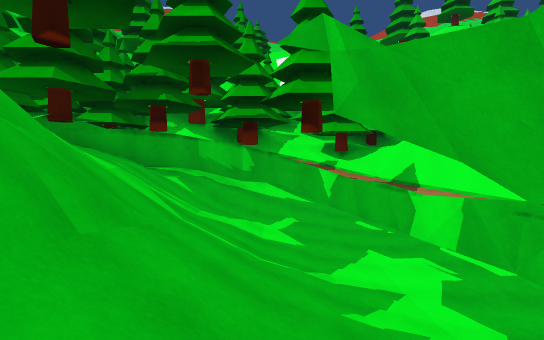
View 1 (above)

24 first-person views from a walk through a Unity game level. The camera is 1.4 m above the floor, tilts 2° down and sees 85° across. The floor is counted in squares, 2 m on a side. Each view is taken from the middle of a square. On the plan, view 1 faces up. The plan holds only what a view shows up to about 10 squares ahead; the rest is blank. The place goes on beyond the plan. The player character is not drawn. Some surface patterns are stand-ins.

View 2
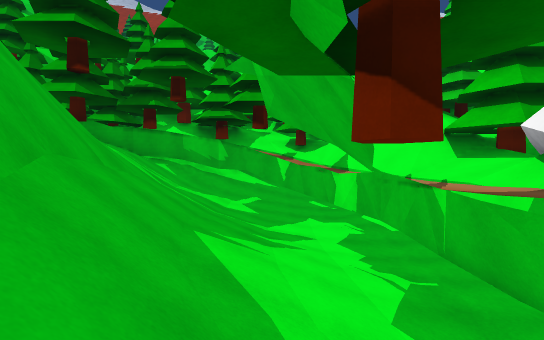

View 3
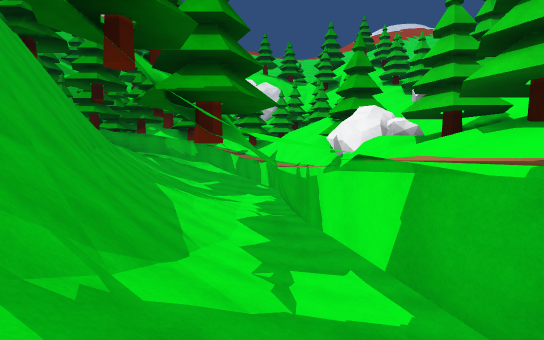

View 4
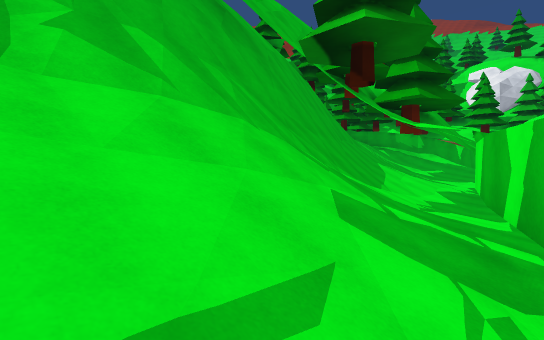

View 5
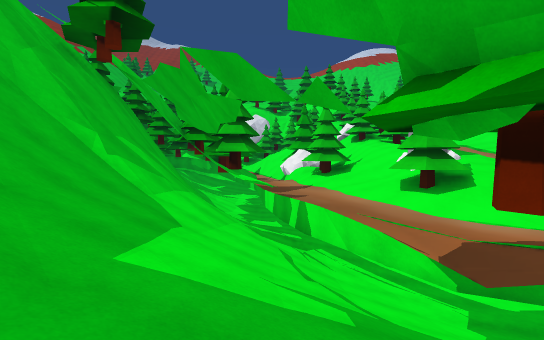

View 6
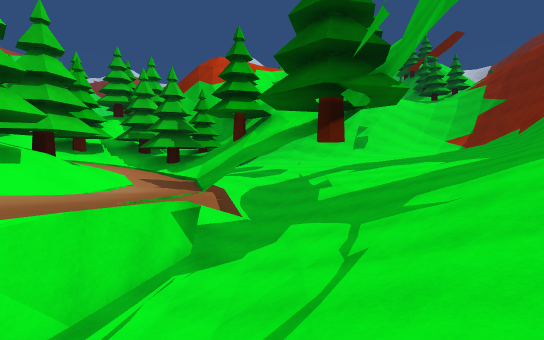

View 7
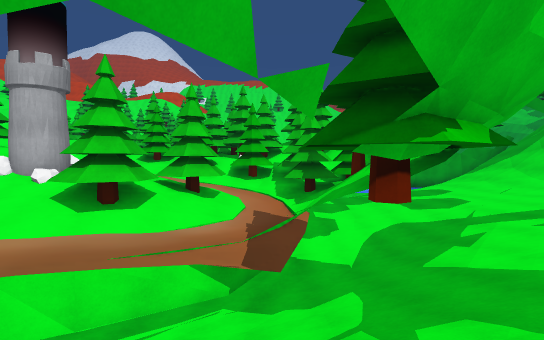

View 8
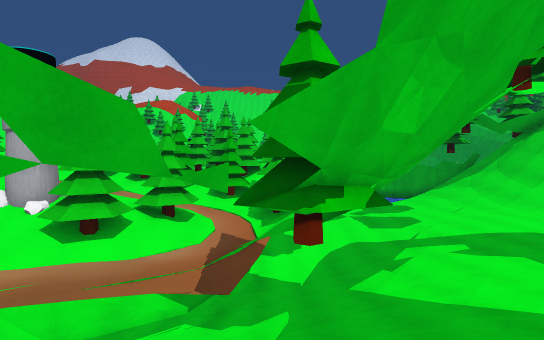

View 9
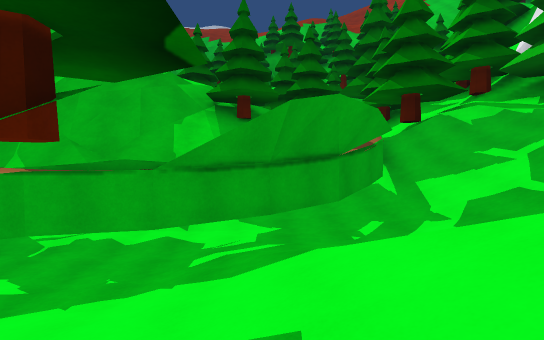

View 10
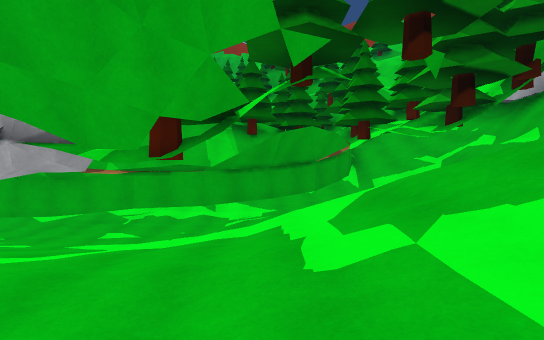

View 11
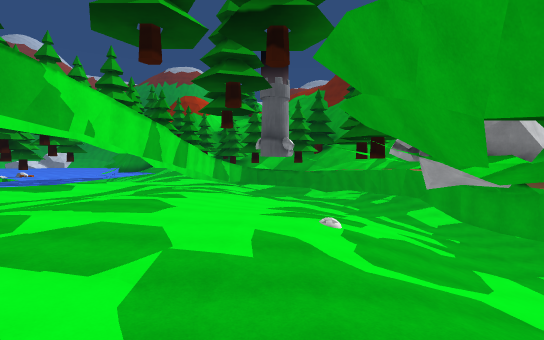

View 12
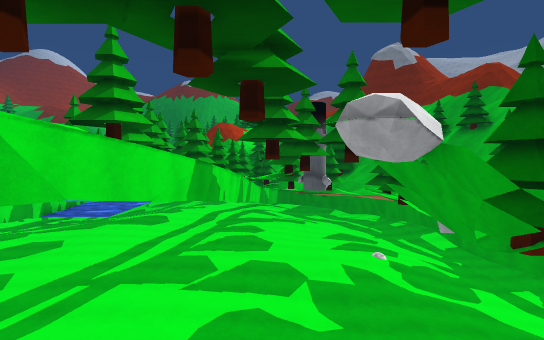

View 13
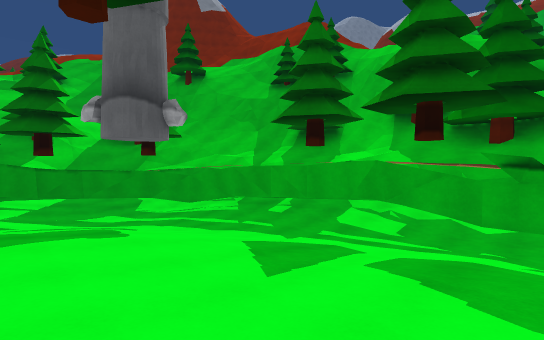

View 14
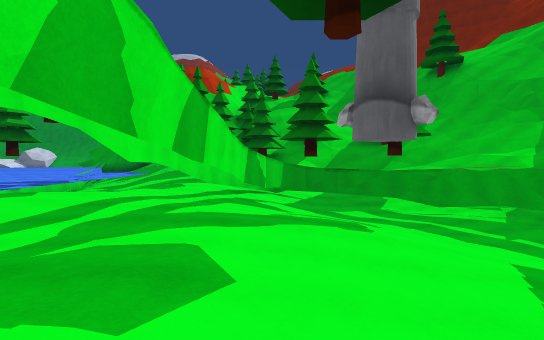

View 15
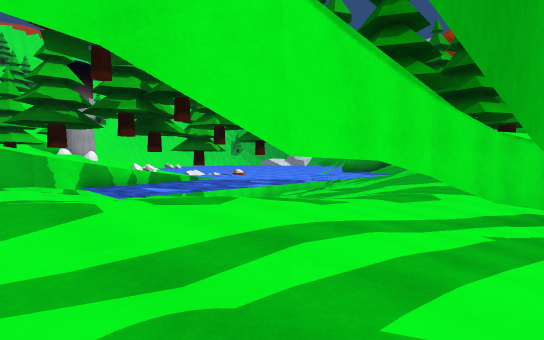

View 16
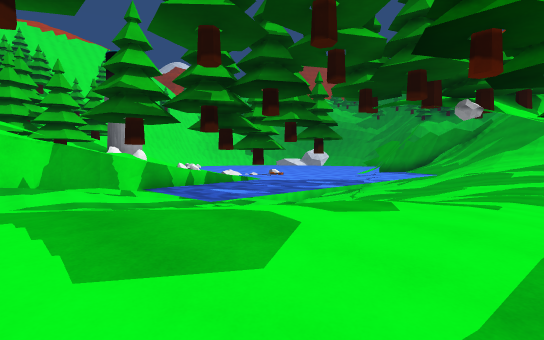

View 17
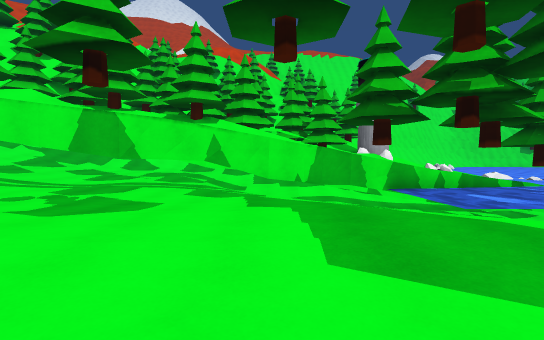

View 18
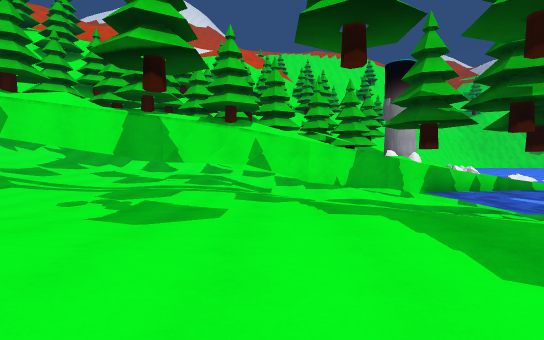

View 19
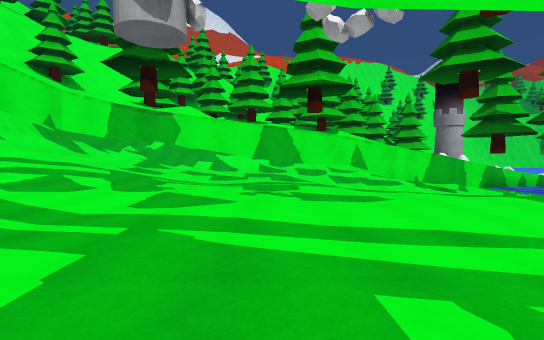

View 20
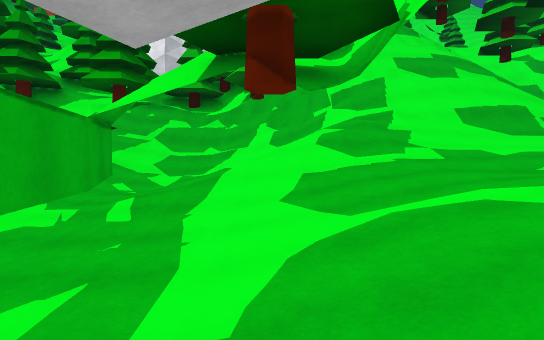

View 21
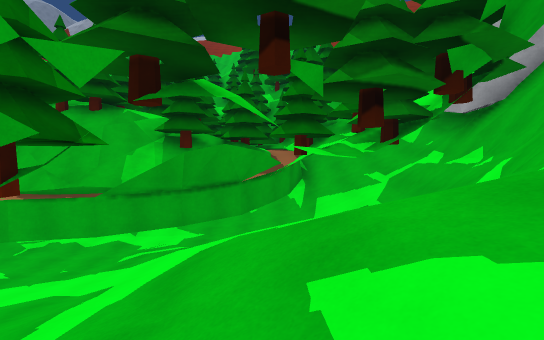

View 22
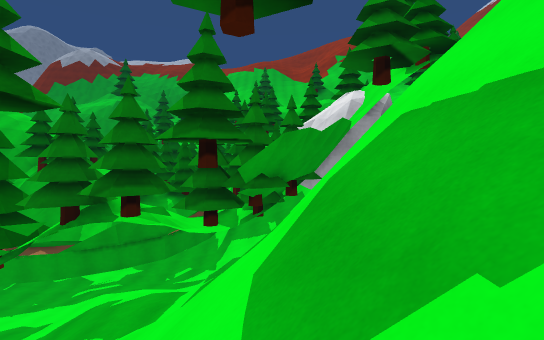

View 23
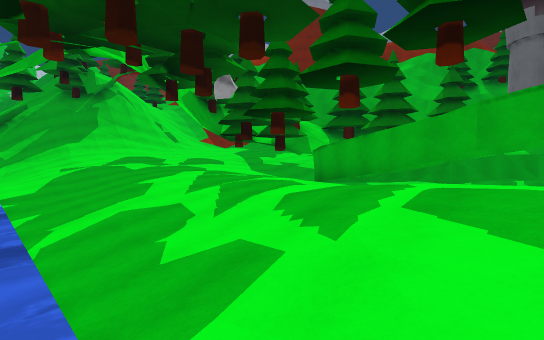

View 24
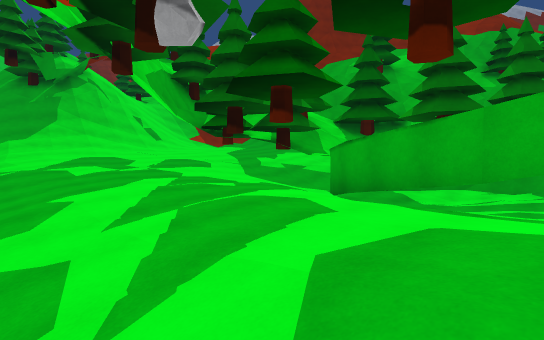

### Floor plan
Key: @ floor where view 1 was taken; # wall or solid block; . main floor; : floor 0.75 m higher than the main floor; - floor 0.75 m lower than the main floor; + floor 1.5 m higher than the main floor; _ floor 1.75 m lower than the main floor; * floor 2.25 m higher than the main floor; < floor 2.5 m lower than the main floor; % floor 3.25 m higher than the main floor; & floor 4 m higher than the main floor; $ floor 4.75 m higher than the main floor; / step, stairs or slope; = window, fence, low wall or low ledge; ≈ water the walk keeps out of; ^ raised ledge; v drop or lower ground; T tree; H thing the floor can be seen under or through; B ball; O other object.
Columns run from 7 left of view 1 to 23 right of it. Each row starts with its distance up from view 1.
 13        $#####TT //
 12        ///####  ////
 11   T    */////##/TT////     ///
 10   T TT##=/////////////    ::++
  9 vTTTT####/////////////   :::::
  8 ##TT###=##_-/////////   :::::::
  7 ##T #://-#H-/////:::   ........
  6   T^#//-__H-///................
  5   TT#///__H__-----.......... .-
  4    O ///-_HH__----.............
  3   OOT////_HH__--...............
  2      %#//_HH<_-B............. -
  1     T##///H#<_---...........##-
  0       #@//<#__----. ........#
 -1       ##//<#<_----. .......-
 -2       ##///#<__----........-
 -3       ###//##<_----##.....-
 -4        ##//##<<_---##....---/
 -5        ##//##<<_/--##..../≈TT
 -6        ##///##<<_--#-...//≈TT
 -7        #////##<<<_-#---//_≈TTT
 -8      v##/////##<<_=#-----_TTTT
 -9       #//////_###_##-----_TTT
-10        ///////#####------_TTT
-11         ///////__----..--_&
-12          ///////----...---&
-13           //////---....---&
-14           ///////.......--&
-15           //+:::/::::::../
-16            /++::::::::::./
-17            /*++::::: :::
-18            //+ +++::  :/
-19            //   +++/
-20                  //

Where each view was taken, in squares from view 1:
view 1: 0 up, 0 right, facing up
view 2: 2 down, 1 right, facing up
view 3: 6 down, 3 right, facing up
view 4: 9 down, 5 right, facing up-left
view 5: 14 down, 4 right, facing up
view 6: 7 down, 3 right, facing down-right
view 7: 10 down, 2 right, facing right
view 8: 11 down, 1 right, facing right
view 9: 6 up, 8 right, facing left
view 10: 6 up, 11 right, facing left
view 11: 7 up, 9 right, facing down
view 12: 10 up, 11 right, facing down
view 13: 1 up, 11 right, facing down-left
view 14: 1 up, 11 right, facing down
view 15: 2 down, 12 right, facing down-right
view 16: 1 down, 14 right, facing down-right
view 17: 1 down, 14 right, facing right
view 18: 0 up, 14 right, facing right
view 19: 3 up, 12 right, facing right
view 20: 1 up, 6 right, facing up
view 21: 8 up, 10 right, facing left
view 22: 11 up, 13 right, facing left
view 23: 4 down, 19 right, facing down-left
view 24: 6 down, 17 right, facing down-left
